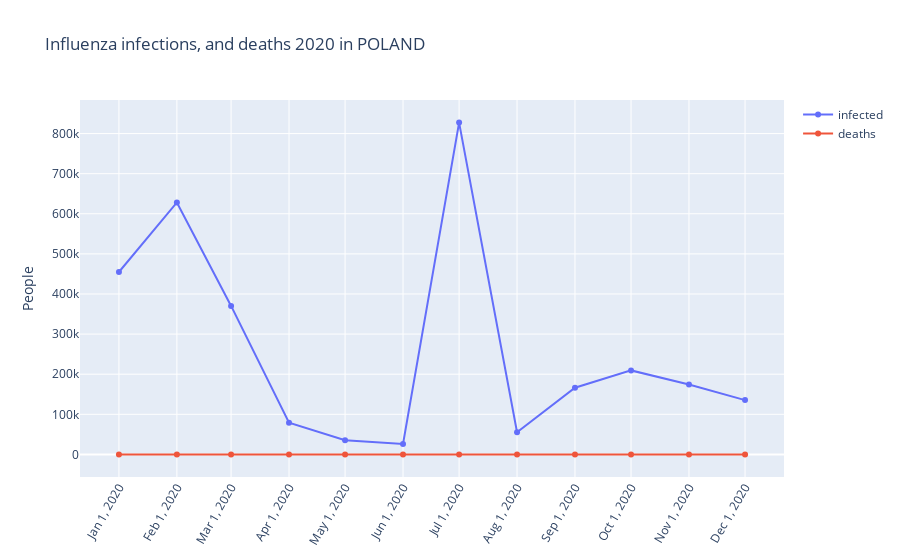

Notebook source saved alongside this figure:
### Code cell
fig = go.Figure()
fig.add_trace(go.Scatter(x=flu_month["Date"], y=flu_month["Confirmed"], name="infected"))
fig.add_trace(go.Scatter(x=flu_month["Date"], y=flu_month["Deaths"], name="deaths"))
fig.update_layout(title="Influenza infections, and deaths 2020 in POLAND",
                    xaxis=dict(
                        tickmode = 'array',
                        tickvals = flu_month["Date"],
                        tickangle=300
                    ),
                    yaxis_title="People",
                    )
fig.show()

### Figure 1 — Plotly figure (JSON) as saved in the notebook; plotly's stock layout.template omitted (floating-point values rounded to 4 significant figures)
{"data": [{"name": "infected", "type": "scatter", "x": ["2020-01", "2020-02", "2020-03", "2020-04", "2020-05", "2020-06", "2020-07", "2020-08", "2020-09", "2020-10", "2020-11", "2020-12"], "y": [454852, 628171, 370230, 78962, 35520, 26103, 827361, 55297, 166237, 209446, 174354, 135411]}, {"name": "deaths", "type": "scatter", "x": ["2020-01", "2020-02", "2020-03", "2020-04", "2020-05", "2020-06", "2020-07", "2020-08", "2020-09", "2020-10", "2020-11", "2020-12"], "y": [10, 21, 13, 4, 0, 0, 14, 0, 0, 0, 0, 0]}], "layout": {"title": {"text": "Influenza infections, and deaths 2020 in POLAND"}, "xaxis": {"tickangle": -60, "tickmode": "array", "tickvals": ["2020-01", "2020-02", "2020-03", "2020-04", "2020-05", "2020-06", "2020-07", "2020-08", "2020-09", "2020-10", "2020-11", "2020-12"]}, "yaxis": {"title": {"text": "People"}}}}
